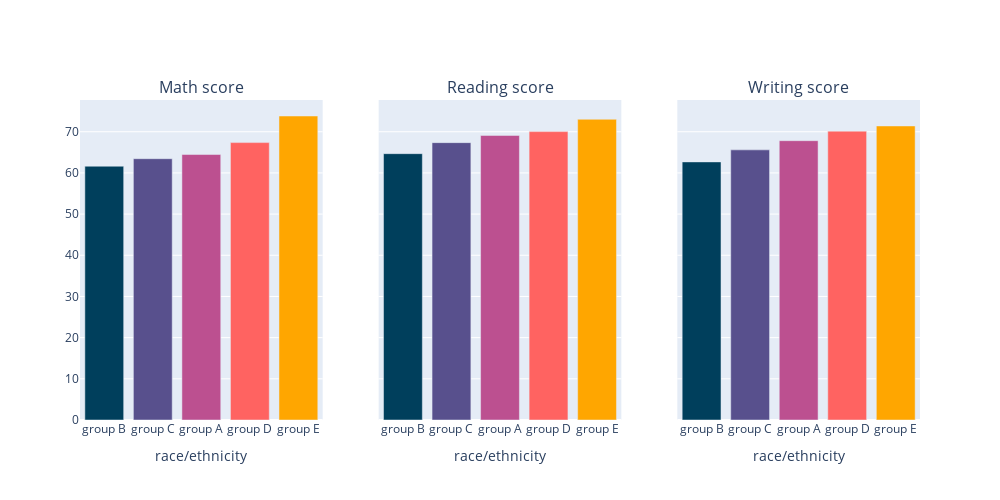

Write notebook code for a chart like this one.
### Code cell
fig = make_subplots(rows=1, cols=3, shared_yaxes=True, subplot_titles=("Math score", "Reading score", "Writing score"))

colors = ['#003f5c','#58508d','#bc5090','#ff6361','#ffa600'] 

enthnicity_groups = df.groupby('race/ethnicity').mean()

fig.add_trace(go.Bar(x=df['race/ethnicity'].unique(), y=enthnicity_groups['math score'], marker=dict(color=colors)), 1, 1)

fig.add_trace(go.Bar(x=df['race/ethnicity'].unique(), y=enthnicity_groups['reading score'], marker=dict(color=colors)), 1, 2)

fig.add_trace(go.Bar(x=df['race/ethnicity'].unique(), y=enthnicity_groups['writing score'], marker=dict(color=colors)),1, 3)


fig.update_xaxes(title_text="race/ethnicity", row=1, col=1)
fig.update_xaxes(title_text="race/ethnicity", row=1, col=2)
fig.update_xaxes(title_text="race/ethnicity", row=1, col=3)
fig.update_layout(height=500, width=1000,coloraxis=dict(colorscale='Bluered_r'), showlegend=False)
fig.show()

### Figure 1 — Plotly figure (JSON) as saved in the notebook; plotly's stock layout.template omitted (floating-point values rounded to 4 significant figures)
{"data": [{"marker": {"color": ["#003f5c", "#58508d", "#bc5090", "#ff6361", "#ffa600"]}, "type": "bar", "x": ["group B", "group C", "group A", "group D", "group E"], "xaxis": "x", "y": [61.63, 63.45, 64.46, 67.36, 73.82], "yaxis": "y"}, {"marker": {"color": ["#003f5c", "#58508d", "#bc5090", "#ff6361", "#ffa600"]}, "type": "bar", "x": ["group B", "group C", "group A", "group D", "group E"], "xaxis": "x2", "y": [64.67, 67.35, 69.1, 70.03, 73.03], "yaxis": "y2"}, {"marker": {"color": ["#003f5c", "#58508d", "#bc5090", "#ff6361", "#ffa600"]}, "type": "bar", "x": ["group B", "group C", "group A", "group D", "group E"], "xaxis": "x3", "y": [62.67, 65.6, 67.83, 70.15, 71.41], "yaxis": "y3"}], "layout": {"annotations": [{"font": {"size": 16}, "showarrow": false, "text": "Math score", "x": 0.1444, "xanchor": "center", "xref": "paper", "y": 1, "yanchor": "bottom", "yref": "paper"}, {"font": {"size": 16}, "showarrow": false, "text": "Reading score", "x": 0.5, "xanchor": "center", "xref": "paper", "y": 1, "yanchor": "bottom", "yref": "paper"}, {"font": {"size": 16}, "showarrow": false, "text": "Writing score", "x": 0.8556, "xanchor": "center", "xref": "paper", "y": 1, "yanchor": "bottom", "yref": "paper"}], "coloraxis": {"colorscale": [[0, "rgb(255,0,0)"], [1, "rgb(0,0,255)"]]}, "height": 500, "showlegend": false, "width": 1000, "xaxis": {"anchor": "y", "domain": [0, 0.2889], "title": {"text": "race/ethnicity"}}, "xaxis2": {"anchor": "y2", "domain": [0.3556, 0.6444], "title": {"text": "race/ethnicity"}}, "xaxis3": {"anchor": "y3", "domain": [0.7111, 1], "title": {"text": "race/ethnicity"}}, "yaxis": {"anchor": "x", "domain": [0, 1]}, "yaxis2": {"anchor": "x2", "domain": [0, 1], "matches": "y", "showticklabels": false}, "yaxis3": {"anchor": "x3", "domain": [0, 1], "matches": "y", "showticklabels": false}}}
